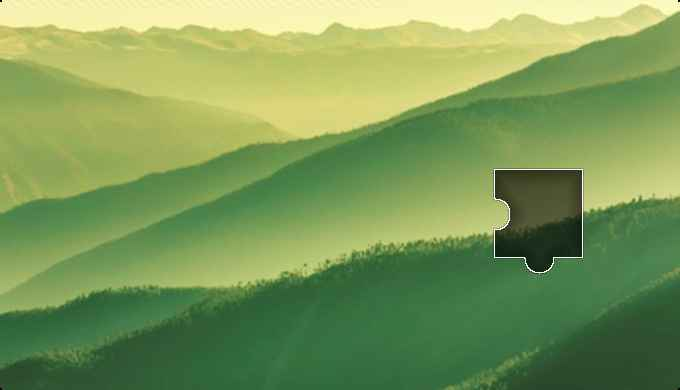
#> input picture js_nixiang/test.jpg, 680 x 390 px
$ python -i cropImg.py   (imports and definitions only)
#> lines starting #> are read from the running program, lines starting #| are printed output that depends on the picture
from PIL import Image, ImageFile
ImageFile.LOAD_TRUNCATED_IMAGES = True
import os

def crop_img(path):
#> called with path = '../test.jpg'
    img = Image.open(path)
#> img is the input picture: PIL image 680x390 RGB; mean R, G, B 124.1, 153.1, 89
    print(img.size)
#| (680, 390)
    width=img.size[1]/4
#> width = 97.5
    height=(img.size[1]-10)/2
#> height = 190
    print(width,height)
#| 97.5 190.0

    if not os.path.exists('./yzm'):
        os.mkdir('./yzm')

    #标题
    cropped1 = img.crop((120, 0, 212,24 ))  # (left, upper, right, lower)
    cropped1.save('./yzm/0.jpg')

    #上
    cropped2 = img.crop((4, 43, 70,109 ))  # (left, upper, right, lower)
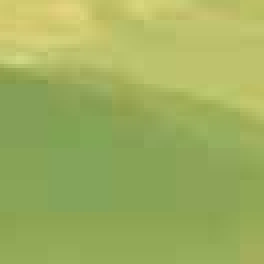
#> cropped2: PIL image 66x66 RGB (shown 4 times larger); mean R, G, B 158.7, 175.8, 94.5
    cropped2.save('./yzm/1.jpg')

    cropped3 = img.crop((76, 43, 142,109 ))  # (left, upper, right, lower)
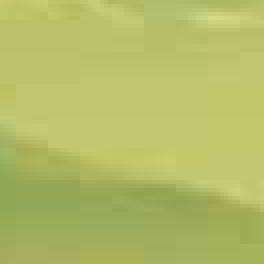
#> cropped3: PIL image 66x66 RGB (shown 4 times larger); mean R, G, B 179.9, 188.2, 102.7
    cropped3.save('./yzm/2.jpg')

    cropped4 = img.crop((148, 43, 214,109 ))  # (left, upper, right, lower)
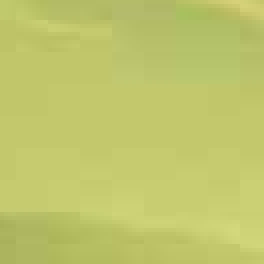
#> cropped4: PIL image 66x66 RGB (shown 4 times larger); mean R, G, B 192, 198.3, 107.4
    cropped4.save('./yzm/3.jpg')

    cropped5 = img.crop((220, 43, 286,109 ))  # (left, upper, right, lower)
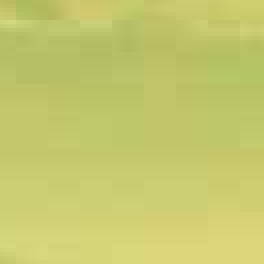
#> cropped5: PIL image 66x66 RGB (shown 4 times larger); mean R, G, B 197.5, 201.3, 109.9
    cropped5.save('./yzm/4.jpg')

    #下
    cropped6 = img.crop((4, 113, 70,179 ))  # (left, upper, right, lower)
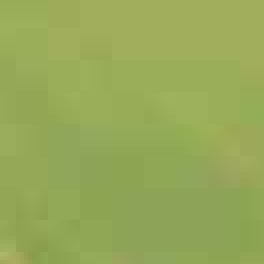
#> cropped6: PIL image 66x66 RGB (shown 4 times larger); mean R, G, B 150.4, 169.4, 88.4
    cropped6.save('./yzm/5.jpg')

    cropped7 = img.crop((76, 113, 142,179 ))  # (left, upper, right, lower)
    cropped7.save('./yzm/6.jpg')

    cropped8 = img.crop((148, 113, 214,179 ))  # (left, upper, right, lower)
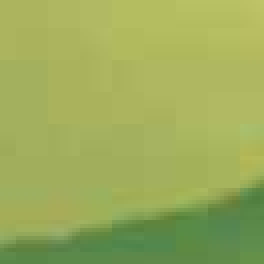
#> cropped8: PIL image 66x66 RGB (shown 4 times larger); mean R, G, B 155.9, 172.5, 90
    cropped8.save('./yzm/7.jpg')

    cropped9 = img.crop((220, 113, 286,179 ))  # (left, upper, right, lower)
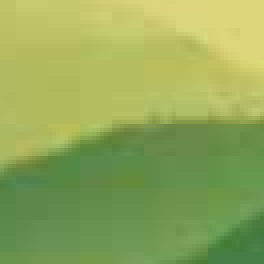
#> cropped9: PIL image 66x66 RGB (shown 4 times larger); mean R, G, B 145.6, 168.7, 88.9
    cropped9.save('./yzm/8.jpg')

# [3 lines not run here, left out]

>>> result = crop_img('../test.jpg')
